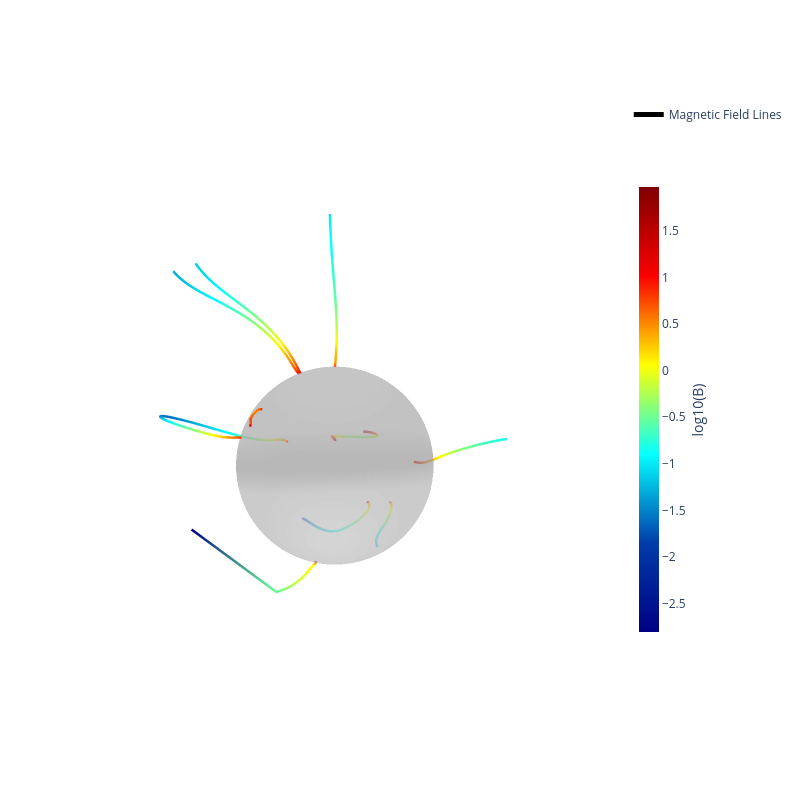

The cell this chart's notebook holds for it:
### Code cell
fig = sd.show_maglines(maglines, c='magfield', lw=5, width=800, height=800,frame=False)

### Figure 1 — Plotly figure (JSON) as saved in the notebook; plotly's stock layout.template omitted (floating-point values rounded to 4 significant figures; data arrays with more than 128 entries replaced by an {"elided": "..."} marker saying what was removed)
{"data": [{"line": {"cmax": 1.967, "cmin": -2.811, "color": [1.373, 1.341, 1.273, 1.211, 1.127, 1.047, 0.9687, 0.8927, 0.8164, 0.7257, 0.6567, 0.6697, 0.6991, 0.7243, 0.7461, 0.7653, 0.7749, 0.7779, 0.7768, 0.7728, 0.7621, 0.7514, 0.742, 0.7333, 0.7242, 0.7093, 0.6957, 0.6834, 0.6724, 0.6606, 0.6478, 0.6357, 0.6242, 0.6134, 0.6035, 0.5939, 0.5847, 0.576, 0.5682, 0.5612, 0.5549, 0.5494, 0.5447, 0.5406, 0.5373, 0.5352, 0.5344, 0.5349, 0.5365, 0.5397, 0.5438, 0.55, 0.5576, 0.5658, 0.5771, 0.5913, 0.608, 0.6269, 0.6516, 0.6765, 0.7054, 0.7418, 0.7828, 0.8322, 0.8945, 0.9716, 1.064, 1.109], "colorbar": {"len": 0.75, "thickness": 20, "title": {"side": "right", "text": "log10(B)"}}, "colorscale": [[0, "rgb(0,0,131)"], [0.2, "rgb(0,60,170)"], [0.4, "rgb(5,255,255)"], [0.6, "rgb(255,255,0)"], [0.8, "rgb(250,0,0)"], [1, "rgb(128,0,0)"]], "showscale": true, "width": 5}, "mode": "lines", "name": "Magnetic Field Lines", "showlegend": true, "type": "scatter3d", "x": [0.6616, 0.6615, 0.661, 0.6601, 0.6587, 0.6571, 0.6553, 0.6533, 0.6511, 0.6487, 0.6469, 0.646, 0.6458, 0.6459, 0.646, 0.646, 0.6459, 0.6457, 0.6453, 0.6449, 0.6443, 0.6435, 0.6426, 0.6416, 0.6404, 0.6391, 0.6377, 0.6362, 0.6345, 0.6328, 0.631, 0.6291, 0.6271, 0.625, 0.6229, 0.6206, 0.6184, 0.616, 0.6136, 0.611, 0.6085, 0.6058, 0.603, 0.6002, 0.5973, 0.5943, 0.5912, 0.5881, 0.5848, 0.5815, 0.5781, 0.5746, 0.5711, 0.5675, 0.5639, 0.5602, 0.5565, 0.5527, 0.549, 0.5453, 0.5417, 0.5382, 0.5347, 0.5315, 0.5284, 0.5256, 0.523, 0.5218], "y": [-0.4741, -0.4752, -0.4775, -0.4797, -0.4816, -0.4833, -0.4847, -0.4858, -0.4866, -0.4871, -0.4876, -0.4881, -0.4886, -0.489, -0.4894, -0.4897, -0.4899, -0.49, -0.49, -0.4899, -0.4897, -0.4894, -0.4891, -0.4886, -0.4881, -0.4876, -0.4869, -0.4862, -0.4855, -0.4847, -0.4838, -0.483, -0.4821, -0.4811, -0.4802, -0.4792, -0.4782, -0.4773, -0.4763, -0.4753, -0.4744, -0.4735, -0.4725, -0.4717, -0.4708, -0.47, -0.4692, -0.4685, -0.4678, -0.4672, -0.4666, -0.466, -0.4655, -0.4649, -0.4645, -0.464, -0.4635, -0.463, -0.4625, -0.462, -0.4614, -0.4608, -0.4601, -0.4593, -0.4585, -0.4576, -0.4565, -0.456], "z": [0.5809, 0.5823, 0.5852, 0.5881, 0.591, 0.594, 0.597, 0.5999, 0.6029, 0.6058, 0.609, 0.6126, 0.6163, 0.6201, 0.6238, 0.6276, 0.6313, 0.6351, 0.6388, 0.6425, 0.6462, 0.6499, 0.6535, 0.6571, 0.6607, 0.6641, 0.6676, 0.6709, 0.6742, 0.6775, 0.6807, 0.6838, 0.6868, 0.6898, 0.6928, 0.6956, 0.6985, 0.7012, 0.7039, 0.7065, 0.7091, 0.7116, 0.714, 0.7163, 0.7185, 0.7206, 0.7227, 0.7245, 0.7263, 0.728, 0.7295, 0.7308, 0.732, 0.7329, 0.7337, 0.7343, 0.7346, 0.7347, 0.7345, 0.734, 0.7332, 0.7322, 0.7308, 0.7291, 0.7271, 0.7248, 0.7223, 0.721]}, {"line": {"cmax": 1.967, "cmin": -2.811, "color": {"elided": "406 float values"}, "colorbar": {"len": 0.75, "thickness": 20, "title": {"side": "right", "text": "log10(B)"}}, "colorscale": [[0, "rgb(0,0,131)"], [0.2, "rgb(0,60,170)"], [0.4, "rgb(5,255,255)"], [0.6, "rgb(255,255,0)"], [0.8, "rgb(250,0,0)"], [1, "rgb(128,0,0)"]], "showscale": false, "width": 5}, "mode": "lines", "name": "Magnetic Field Lines", "showlegend": false, "type": "scatter3d", "x": {"elided": "406 float values"}, "y": {"elided": "406 float values"}, "z": {"elided": "406 float values"}}, {"line": {"cmax": 1.967, "cmin": -2.811, "color": {"elided": "420 float values"}, "colorbar": {"len": 0.75, "thickness": 20, "title": {"side": "right", "text": "log10(B)"}}, "colorscale": [[0, "rgb(0,0,131)"], [0.2, "rgb(0,60,170)"], [0.4, "rgb(5,255,255)"], [0.6, "rgb(255,255,0)"], [0.8, "rgb(250,0,0)"], [1, "rgb(128,0,0)"]], "showscale": false, "width": 5}, "mode": "lines", "name": "Magnetic Field Lines", "showlegend": false, "type": "scatter3d", "x": {"elided": "420 float values"}, "y": {"elided": "420 float values"}, "z": {"elided": "420 float values"}}, {"line": {"cmax": 1.967, "cmin": -2.811, "color": {"elided": "437 float values"}, "colorbar": {"len": 0.75, "thickness": 20, "title": {"side": "right", "text": "log10(B)"}}, "colorscale": [[0, "rgb(0,0,131)"], [0.2, "rgb(0,60,170)"], [0.4, "rgb(5,255,255)"], [0.6, "rgb(255,255,0)"], [0.8, "rgb(250,0,0)"], [1, "rgb(128,0,0)"]], "showscale": false, "width": 5}, "mode": "lines", "name": "Magnetic Field Lines", "showlegend": false, "type": "scatter3d", "x": {"elided": "437 float values"}, "y": {"elided": "437 float values"}, "z": {"elided": "437 float values"}}, {"line": {"cmax": 1.967, "cmin": -2.811, "color": {"elided": "166 float values"}, "colorbar": {"len": 0.75, "thickness": 20, "title": {"side": "right", "text": "log10(B)"}}, "colorscale": [[0, "rgb(0,0,131)"], [0.2, "rgb(0,60,170)"], [0.4, "rgb(5,255,255)"], [0.6, "rgb(255,255,0)"], [0.8, "rgb(250,0,0)"], [1, "rgb(128,0,0)"]], "showscale": false, "width": 5}, "mode": "lines", "name": "Magnetic Field Lines", "showlegend": false, "type": "scatter3d", "x": {"elided": "166 float values"}, "y": {"elided": "166 float values"}, "z": {"elided": "166 float values"}}, {"line": {"cmax": 1.967, "cmin": -2.811, "color": {"elided": "447 float values"}, "colorbar": {"len": 0.75, "thickness": 20, "title": {"side": "right", "text": "log10(B)"}}, "colorscale": [[0, "rgb(0,0,131)"], [0.2, "rgb(0,60,170)"], [0.4, "rgb(5,255,255)"], [0.6, "rgb(255,255,0)"], [0.8, "rgb(250,0,0)"], [1, "rgb(128,0,0)"]], "showscale": false, "width": 5}, "mode": "lines", "name": "Magnetic Field Lines", "showlegend": false, "type": "scatter3d", "x": {"elided": "447 float values"}, "y": {"elided": "447 float values"}, "z": {"elided": "447 float values"}}, {"line": {"cmax": 1.967, "cmin": -2.811, "color": {"elided": "444 float values"}, "colorbar": {"len": 0.75, "thickness": 20, "title": {"side": "right", "text": "log10(B)"}}, "colorscale": [[0, "rgb(0,0,131)"], [0.2, "rgb(0,60,170)"], [0.4, "rgb(5,255,255)"], [0.6, "rgb(255,255,0)"], [0.8, "rgb(250,0,0)"], [1, "rgb(128,0,0)"]], "showscale": false, "width": 5}, "mode": "lines", "name": "Magnetic Field Lines", "showlegend": false, "type": "scatter3d", "x": {"elided": "444 float values"}, "y": {"elided": "444 float values"}, "z": {"elided": "444 float values"}}, {"line": {"cmax": 1.967, "cmin": -2.811, "color": {"elided": "823 float values"}, "colorbar": {"len": 0.75, "thickness": 20, "title": {"side": "right", "text": "log10(B)"}}, "colorscale": [[0, "rgb(0,0,131)"], [0.2, "rgb(0,60,170)"], [0.4, "rgb(5,255,255)"], [0.6, "rgb(255,255,0)"], [0.8, "rgb(250,0,0)"], [1, "rgb(128,0,0)"]], "showscale": false, "width": 5}, "mode": "lines", "name": "Magnetic Field Lines", "showlegend": false, "type": "scatter3d", "x": {"elided": "823 float values"}, "y": {"elided": "823 float values"}, "z": {"elided": "823 float values"}}, {"line": {"cmax": 1.967, "cmin": -2.811, "color": {"elided": "417 float values"}, "colorbar": {"len": 0.75, "thickness": 20, "title": {"side": "right", "text": "log10(B)"}}, "colorscale": [[0, "rgb(0,0,131)"], [0.2, "rgb(0,60,170)"], [0.4, "rgb(5,255,255)"], [0.6, "rgb(255,255,0)"], [0.8, "rgb(250,0,0)"], [1, "rgb(128,0,0)"]], "showscale": false, "width": 5}, "mode": "lines", "name": "Magnetic Field Lines", "showlegend": false, "type": "scatter3d", "x": {"elided": "417 float values"}, "y": {"elided": "417 float values"}, "z": {"elided": "417 float values"}}, {"line": {"cmax": 1.967, "cmin": -2.811, "color": {"elided": "500 float values"}, "colorbar": {"len": 0.75, "thickness": 20, "title": {"side": "right", "text": "log10(B)"}}, "colorscale": [[0, "rgb(0,0,131)"], [0.2, "rgb(0,60,170)"], [0.4, "rgb(5,255,255)"], [0.6, "rgb(255,255,0)"], [0.8, "rgb(250,0,0)"], [1, "rgb(128,0,0)"]], "showscale": false, "width": 5}, "mode": "lines", "name": "Magnetic Field Lines", "showlegend": false, "type": "scatter3d", "x": {"elided": "500 float values"}, "y": {"elided": "500 float values"}, "z": {"elided": "500 float values"}}, {"colorscale": [[0, "rgb(200,200,200)"], [1, "rgb(200,200,200)"]], "opacity": 0.5, "showlegend": false, "showscale": false, "surfacecolor": {"elided": "100x100 int values"}, "type": "surface", "x": {"elided": "100x100 float values"}, "y": {"elided": "100x100 float values"}, "z": {"elided": "100x100 float values"}}], "layout": {"height": 800, "scene": {"aspectmode": "data", "xaxis": {"showbackground": false, "showgrid": false, "showline": false, "showticklabels": false, "ticks": "", "title": {"text": ""}}, "yaxis": {"showbackground": false, "showgrid": false, "showline": false, "showticklabels": false, "ticks": "", "title": {"text": ""}}, "zaxis": {"showbackground": false, "showgrid": false, "showline": false, "showticklabels": false, "ticks": "", "title": {"text": ""}}}, "width": 800}}
